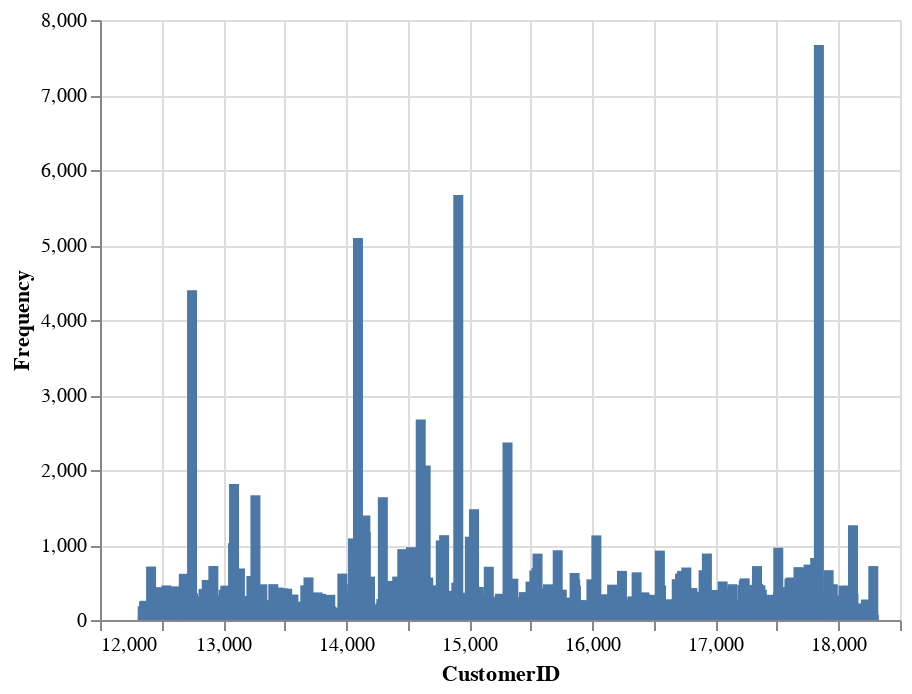

Here is the notebook cell this chart was saved with:
### Code cell
# Häufigkeit der Werte in CustomerID
x = df['CustomerID']

df_customer = pd.value_counts(x)

df_customer = df_customer.reset_index()
df_customer.columns = ["CustomerID", "Frequency"]

# Barplot erstellen
barplot = alt.Chart(df_customer).mark_bar().encode(
x="CustomerID",
y="Frequency"
)

barplot

### Figure 1 — Vega-Lite specification as saved in the notebook (floating-point values rounded to 4 significant figures; data arrays with more than 128 entries replaced by an {"elided": "..."} marker saying what was removed)
{"config": {"view": {"continuousWidth": 400, "continuousHeight": 300}}, "data": {"name": "data-d411a36320e835667bf4fa964ef46751"}, "mark": "bar", "encoding": {"x": {"field": "CustomerID", "type": "quantitative"}, "y": {"field": "Frequency", "type": "quantitative"}}, "$schema": "https://vega.github.io/schema/vega-lite/v4.17.0.json", "datasets": {"data-d411a36320e835667bf4fa964ef46751": {"elided": "4332 records"}}}
